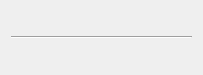
<?xml version="1.0" encoding="UTF-8"?>
<ui version="4.0">
 <class>SmartSearchAbilityStone</class>
 <widget class="QWidget" name="SmartSearchAbilityStone">
  <property name="geometry">
   <rect>
    <x>0</x>
    <y>0</y>
    <width>203</width>
    <height>75</height>
   </rect>
  </property>
  <property name="windowTitle">
   <string>Form</string>
  </property>
  <layout class="QVBoxLayout" name="vLayoutMain">
   <item>
    <layout class="QHBoxLayout" name="hLayoutMenu"/>
   </item>
   <item>
    <widget class="Line" name="line">
     <property name="orientation">
      <enum>Qt::Horizontal</enum>
     </property>
    </widget>
   </item>
   <item>
    <layout class="QGridLayout" name="gridResult"/>
   </item>
  </layout>
 </widget>
 <resources/>
 <connections/>
</ui>
